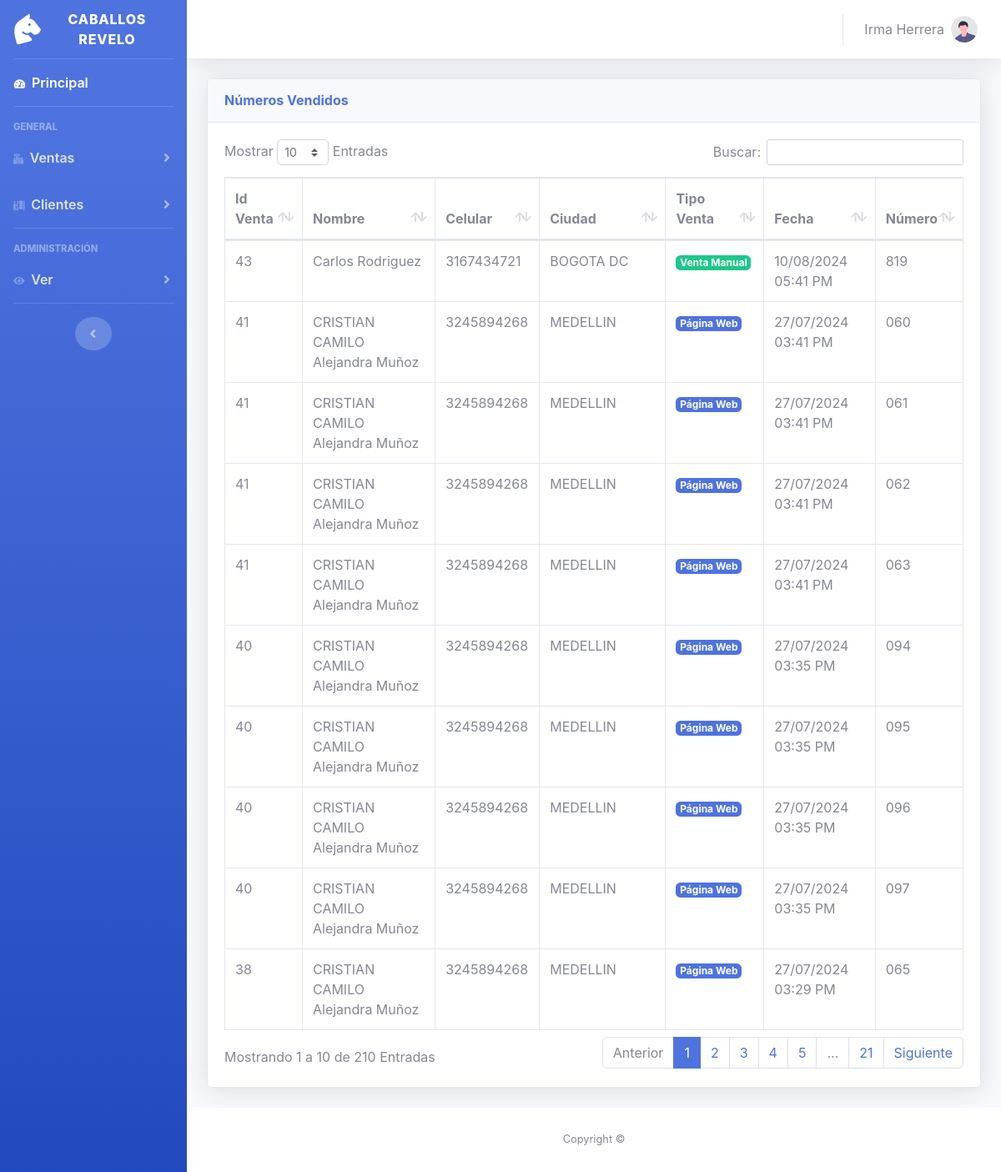
The app's page /dash/vistas/numeros-vendidos.php (signed in) with its own data.
### tables this page shows
CREATE TABLE `ventas` (
  `id_venta` int(11) NOT NULL,
  `id_cliente` int(11) NOT NULL,
  `id_pasarela` varchar(100) NOT NULL,
  `total_numero` int(3) NOT NULL,
  `total_pagado` varchar(10) NOT NULL,
  `fecha` datetime NOT NULL,
  `estado` enum('PD','AP') NOT NULL,
  `tipo_venta` enum('PW','VM') NOT NULL
);

CREATE TABLE `clientes` (
  `id_cliente` int(11) NOT NULL,
  `nombre_cliente` varchar(50) NOT NULL,
  `celular_cliente` varchar(10) NOT NULL,
  `correo_cliente` varchar(50) NOT NULL,
  `departamento_cliente` varchar(25) NOT NULL,
  `ciudad_cliente` varchar(25) NOT NULL
);

CREATE TABLE `numeros_vendidos` (
  `id_numero_vendido` int(11) NOT NULL,
  `id_venta` int(11) NOT NULL,
  `numero` varchar(3) NOT NULL
);

### dash/funciones/query-general.php (called while the page is built, shortened)
<?php
function obtenerNumerosVendidos()
{
    try {
        $pdo = getDatabaseConnection();
        $stmt = $pdo->query("SELECT
    ventas.id_venta,
    clientes.nombre_cliente,
    clientes.celular_cliente,
    clientes.ciudad_cliente,
    ventas.tipo_venta,
    ventas.fecha,
    numeros_vendidos.numero
FROM
    ventas
INNER JOIN
    clientes ON ventas.id_cliente = clientes.id_cliente
INNER JOIN
    numeros_vendidos ON ventas.id_venta = numeros_vendidos.id_venta order by ventas.id_venta DESC;
        ");
        $clientes = $stmt->fetchAll(PDO::FETCH_ASSOC);
        return $clientes;
    } catch (Exception $e) {
        echo 'Error: ' . $e->getMessage();
        return [];
    }
}

### dash/vistas/numeros-vendidos.php (the view, shortened to what this page needs)
<?php include 'header.php';
include '../funciones/query-general.php';
$numerosVendidos = obtenerNumerosVendidos();
?>
<div id="content-wrapper" class="d-flex flex-column">
    <div id="content">
        <?php include_once 'nav.php' ?>
        <div class="container-fluid">
            <div class="card shadow mb-4">
                <div class="card-header py-3">
                    <h6 class="m-0 font-weight-bold text-primary">Números Vendidos</h6>
                </div>
                <div class="card-body">
                    <div class="table-responsive">
                        <table class="table table-bordered" id="numeros" width="100%" cellspacing="0">
                            <thead>
                                <tr>
                                    <th>Id Venta</th>
                                    <th>Nombre</th>
                                    <th>Celular</th>
                                    <th>Ciudad</th>
                                    <th>Tipo Venta</th>
                                    <th>Fecha</th>
                                    <th>Número</th>
                                </tr>
                            </thead>
                            <?php foreach ($numerosVendidos as $numerosVendido) : ?>
                                    <tr>
                                        <td><?php echo $numerosVendido['id_venta']; ?></td>
                                        <td><?php echo $numerosVendido['nombre_cliente']; ?></td>
                                        <td><?php echo $numerosVendido['celular_cliente']; ?></td>
                                        <td><?php echo $numerosVendido['ciudad_cliente']; ?></td>
                                        <td>
                                            <?php if ($numerosVendido['tipo_venta'] == 'PW') : ?>
                                                <span class="badge badge-primary">Página Web</span>
                                            <?php elseif ($numerosVendido['tipo_venta'] == 'VM') : ?>
                                                <span class="badge badge-success">Venta Manual</span>
                                            <?php else : ?>
                                                <span class="badge badge-default"><?php echo $numerosVendido['tipo_venta']; ?></span>
                                            <?php endif; ?>
                                        </td>
                                        <td><?php echo date("d/m/Y h:i A", strtotime($numerosVendido["fecha"])); ?></td>
                                        <td><?php echo $numerosVendido['numero']; ?></td>
                                    </tr>
                                <?php endforeach; ?>
                        </table>
                    </div>
                </div>
            </div>
        </div>
        <footer class="sticky-footer bg-white">
            <div class="container my-auto">
                <div class="copyright text-center my-auto">
                    <span>Copyright &copy; </span>
                </div>
            </div>
        </footer>
    </div>
    <?php include 'footer.php' ?>

### dash/vistas/header.php (shortened to what this page needs)
<!DOCTYPE html>
<html lang="es">
<head>
    <link href="../vendor/fontawesome-free/css/all.min.css" rel="stylesheet" type="text/css">
    <link href="vendor/datatables/dataTables.bootstrap4.min.css" rel="stylesheet">
    <link href="../css/sb-admin-2.min.css" rel="stylesheet">
    <link rel="stylesheet" href="../css/main.css">
</head>
<body id="page-top">
    <div id="wrapper">
        <ul class="navbar-nav bg-gradient-primary sidebar sidebar-dark accordion" id="accordionSidebar">
            <a class="sidebar-brand d-flex align-items-center justify-content-center" href="principal.php">
                <div class="sidebar-brand-icon rotate-n-15">
                    <i class="fas fa-horse-head"></i>
                </div>
                <div class="sidebar-brand-text mx-3">Caballos Revelo</div>
            </a>
            <hr class="sidebar-divider my-0">
            <li class="nav-item active">
                <a class="nav-link" href="principal.php">
                    <i class="fas fa-fw fa-tachometer-alt"></i>
                    <span>Principal</span></a>
            </li>
            <hr class="sidebar-divider">
            <div class="sidebar-heading">
                General
            </div>
            <li class="nav-item">
                <a class="nav-link collapsed" href="#" data-toggle="collapse" data-target="#collapseTwo"
                    aria-expanded="true" aria-controls="collapseTwo">
                    <i class="fas fa-cash-register"></i>
                    <span>Ventas</span>
                </a>
            </li>
            <li class="nav-item">
                <a class="nav-link collapsed" href="#" data-toggle="collapse" data-target="#collapseUtilities"
                    aria-expanded="true" aria-controls="collapseUtilities">
                    <i class="fas fa-person-booth"></i>
                    <span>Clientes</span>
                </a>
            </li>
            <hr class="sidebar-divider">
            <div class="sidebar-heading">
                Administración
            </div>
            <li class="nav-item">
                <a class="nav-link collapsed" href="#" data-toggle="collapse" data-target="#collapsePages"
                    aria-expanded="true" aria-controls="collapsePages">
                    <i class="fas fa-eye"></i>
                    <span>Ver</span>
                </a>
            </li>
            <hr class="sidebar-divider d-none d-md-block">
            <div class="text-center d-none d-md-inline">
                <button class="rounded-circle border-0" id="sidebarToggle"></button>
            </div>
        </ul>

### dash/vistas/nav.php (shortened to what this page needs)
<nav class="navbar navbar-expand navbar-light bg-white topbar mb-4 static-top shadow">
<ul class="navbar-nav ml-auto">
    <li class="nav-item dropdown no-arrow">
        <a class="nav-link dropdown-toggle" href="#" id="userDropdown" role="button" data-toggle="dropdown" aria-haspopup="true" aria-expanded="false">
            <span class="mr-2 d-none d-lg-inline text-gray-600">Irma Herrera</span>
            <img class="img-profile rounded-circle" src="../img/undraw_profile.svg">
        </a>
    </li>
</ul>
</nav>

### dash/vistas/footer.php (shortened to what this page needs)
</div>
</body>
</html>

### records on screen
ventas: id_venta "43", id_cliente.nombre_cliente "Carlos Rodriguez", id_cliente.celular_cliente "3167434721", id_cliente.ciudad_cliente "BOGOTA DC", tipo_venta "Venta Manual", fecha "10/08/2024 05:41 PM", numeros_vendidos.numero "819"
ventas: id_venta "41", id_cliente.nombre_cliente "CRISTIAN CAMILO Alejandra Muñoz", id_cliente.celular_cliente "3245894268", id_cliente.ciudad_cliente "MEDELLIN", tipo_venta "Página Web", fecha "27/07/2024 03:41 PM", numeros_vendidos.numero "060", numeros_vendidos.numero "061", numeros_vendidos.numero "062", numeros_vendidos.numero "063"
ventas: id_venta "40", id_cliente.nombre_cliente "CRISTIAN CAMILO Alejandra Muñoz", id_cliente.celular_cliente "3245894268", id_cliente.ciudad_cliente "MEDELLIN", tipo_venta "Página Web", fecha "27/07/2024 03:35 PM", numeros_vendidos.numero "094", numeros_vendidos.numero "095", numeros_vendidos.numero "096", numeros_vendidos.numero "097"
ventas: id_venta "38", id_cliente.nombre_cliente "CRISTIAN CAMILO Alejandra Muñoz", id_cliente.celular_cliente "3245894268", id_cliente.ciudad_cliente "MEDELLIN", tipo_venta "Página Web", fecha "27/07/2024 03:29 PM", numeros_vendidos.numero "065"
